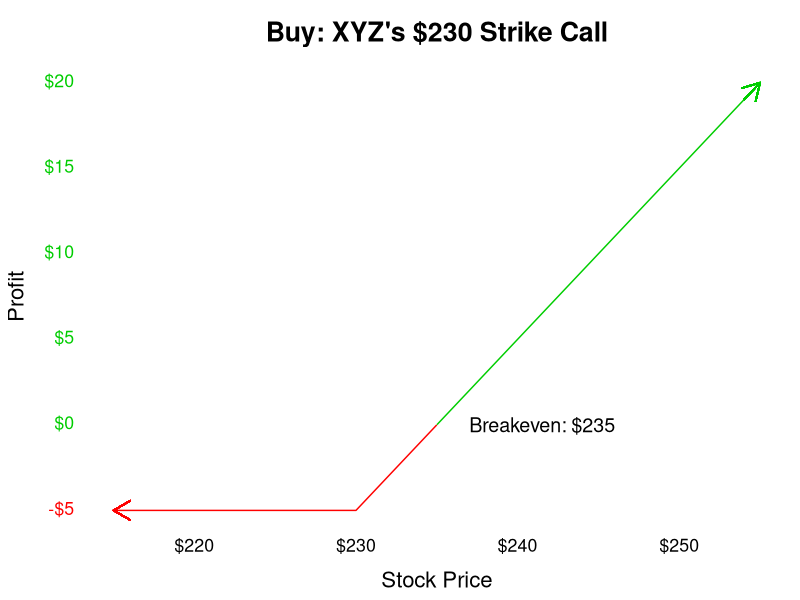

Generate this figure with R: (Note: this script raises an error after producing the figure.)
## ---- chunk 1
knitr::opts_chunk$set(echo = FALSE)

if ( !require("tidyverse") )     { install.packages("tidyverse") };       require(tidyverse)
if ( !require("ggtext") )        { install.packages("ggtext") };          require(ggtext)
if ( !require("htmlwidgets") )   { install.packages("htmlwidgets") };     require(htmlwidgets)
if ( !require("plotly") )        { install.packages("plotly") };          require(plotly)
if ( !require("formattable") )   { install.packages("formattable") };     require(formattable)
if ( !require("kableExtra") )    { install.packages("kableExtra") };      require(kableExtra)

options(kableExtra.html.bsTable = T)
options(kableExtra.auto_format = FALSE)
## ---- chunk 2
plot_bg <- "#FFFFFF" # "#191919"
plot_fg <- "#000000" # #929292"
plot_fg_alt <- "#969696" # ??

save_tables_as_pictures <- TRUE
load_table_pictures <- TRUE
out_width_plot <- "80%"
out_width_table <- "90%"
## ---- chunk 3
options_theme <- function(legend_position="left") {
  theme_classic() + 
  theme(plot.title = element_text(hjust = 0.5, face="bold", 
                                  margin = margin(10, 0, 10, 0),
                                  colour = plot_fg),
        legend.position="none", 
        text = element_text(size=16), 
        panel.border = element_blank(), 
        panel.grid.major = element_blank(),
        panel.grid.minor = element_blank(), 
        panel.background = element_rect(fill = plot_bg, color = plot_bg),
        plot.background = element_rect(fill = plot_bg, color = plot_bg),
        axis.line = element_line(colour = plot_bg),
        axis.title.x = element_text(margin = unit(c(4, 0, 0, 0), "mm"), 
                                    colour = plot_fg),
        axis.title.y = element_text(margin = unit(c(0, 4, 0, 0), "mm"), 
                                    angle = 90),
        axis.text.x = element_text(colour = "black"), 
        axis.ticks = element_blank() )
}


call_payoff <- function(data, main, Call_K, Call_cost, breakeven_offset = 2) {
  ggplot() + 
  geom_line(data = data, aes(Call_x, Call_y, color = Profitable),
            linetype = "solid") +   
  geom_segment(data = data,
               aes(x = min(Call_x), xend = min(Call_x), y = min(Call_y), yend = min(Call_y)), 
               arrow = arrow(length = unit(0.50, "cm"), type = "open"), 
               show.legend = FALSE, col = "red") + 
  geom_segment(data = data,
               aes(x = max(Call_x)-1, xend = max(Call_x), y = max(Call_y)-1, yend = max(Call_y)), 
               arrow = arrow(length = unit(0.50, "cm"), angle = 30, type = "open"), 
               show.legend = FALSE, col = "green3") + 
  geom_segment(aes(x = Call_K+Call_cost, xend = Call_K+Call_cost, 
                   y = 0, yend = 0, color = "Breakeven"), 
               show.legend = FALSE, linetype = "solid") +
  geom_segment(aes(x = Call_K+Call_cost, xend = Call_K+Call_cost, 
                   y = 0, yend = 0, color = "Breakeven"), 
                 show.legend = FALSE, linetype = "solid") +
  annotate(geom = "text", x = Call_K+Call_cost+breakeven_offset, y = 0, color = "black", hjust = 0,
           label = paste0("Breakeven: ",scales::dollar(Call_K + Call_cost)), size = 5 ) + 
  scale_y_continuous(label = scales::dollar) +
  scale_x_continuous(label = scales::dollar) + 
  labs(title = main, x = "Stock Price", y = "Profit") +
  scale_color_manual(values = c("Breakeven" = plot_fg, "Profit" = "green3", "Loss" = "red"),
                     labels = c("", "", ""), guide = "legend") + 
  guides(color = guide_legend(override.aes = list(color = c("white", "white","white"),
                                                  linetype = c("dashed","solid","solid")))) + 
  options_theme()
}

put_payoff <- function(data, main, breakeven_offset = 15) {
  ggplot() + 
  geom_line(data = data, aes(Put_x, Put_y, color = Profitable), 
            linetype = "solid") +
  geom_segment(data = data,
               aes(x = min(Put_x), xend = min(Put_x)-1, y = max(Put_y), yend = max(Put_y)+1), 
               arrow = arrow(length = unit(0.50, "cm"), type = "open"), 
               show.legend = FALSE, col = "green") + 
  geom_segment(data = data,
               aes(x = max(Put_x), xend = max(Put_x), y = min(Put_y), yend = min(Put_y)), 
               arrow = arrow(length = unit(0.50, "cm"), angle = 210, type = "open"), 
               show.legend = FALSE, col = "red") + 
  annotate(geom = "text", x = Put_K-Put_cost-breakeven_offset, y = 0, color = "black", hjust = 0,
           label = paste0("Breakeven: ",scales::dollar(Put_K-Put_cost)), size = 5 ) + 
  scale_y_continuous(label = scales::dollar) +
  scale_x_continuous(label = scales::dollar) + 
  labs(title = main,
       x = "Stock Price",
       y = "Profit") +
  scale_color_manual(values = c("Breakeven" = plot_fg, "Profit" = "green3", "Loss" = "red"),
                     labels = c("", "", ""), guide = "legend") + 
  guides(color = guide_legend(override.aes = list(color = c("white", "white","white"),
                                                  linetype = c("dashed","solid","solid")))) + 
  options_theme(legend_position="right")
}
## ---- chunk 4
at_least_number <- function(x,number) {
  ifelse( typeof(x) == "character", 
          return( as.numeric(gsub('\\(','-',gsub('[)$,]', '', x))) >= number ),
          return( x >= number) )
}

remove_negative_zeros <- function(x) { (x[which(-1e-4 < x & x < 1e-4)] = 0); return(x) }
## ---- chunk 5
Call_cost <- 5; Put_cost <- 5
Call_K <- 230; Put_K <- 180
Current_price <- 200
Future_price <- 240
## ---- chunk 6
Call_cost <- 5
Call_K <- 230
x_min <- 215; x_max = 255

Call_Payoff_XYZ_230 <- tibble( "Call_x" = seq(from = x_min, to = x_max, by = 0.01),
                               "Call_y" = -Call_cost + (Call_x > Call_K)*(Call_x-Call_K),
                               "Profitable" = ifelse(-Call_cost + (Call_x > Call_K)*(Call_x-Call_K) > 0, 
                                                      "Profit","Loss") )

temp <- call_payoff(data = Call_Payoff_XYZ_230, Call_K = Call_K, Call_cost = Call_cost,
                    main = "Buy: XYZ's $230 Strike Call")
y_axis_labels <- na.omit( ggplot_build(temp)$layout$panel_params[[1]]$y$get_labels() )
tick_color <- ifelse( as.numeric(gsub('\\(','-',gsub('[)$,]', '', y_axis_labels))) < 0,
                      "red", "green3" )
temp + theme( axis.text.y = element_markdown(colour = tick_color) ); rm(temp)
# ggplotly(call_payoff(data = Call_Payoff_XYZ_230, Call_K = Call_K, Call_cost = Call_cost,
#                      main = "Buy: Company XYZ's $230 Strike Call")) %>%
#  style(hovertemplate = paste('<b>Share Price</b>: $%{x:.2f}',
#                              '<br><b>Profit Per Share</b>: $%{y:.2f}'))
## ---- chunk 7
Call_cost <- 5; Put_cost <- 5
Call_K <- 230; Put_K <- 180
Future_price <- 150
## ---- chunk 8
Put_cost <- 5
Put_K <- 180
x_min <- 150; x_max = 200

Put_Payoff_XYZ_180 <- tibble( "Put_x" = seq(from = x_min, to = x_max, by = 0.01),
                           "Put_y" = -Put_cost - (Put_x < Put_K) * (Put_x - Put_K),
                           "Profitable" = ifelse(-Put_cost - (Put_x < Put_K) * (Put_x - Put_K) > 0,
                                                 "Profit", "Loss") )

temp <- put_payoff(data = Put_Payoff_XYZ_180, main = "Buy: XYZ's $180 Put")
y_axis_labels <- na.omit( ggplot_build(temp)$layout$panel_params[[1]]$y$get_labels() )
tick_color <- ifelse( as.numeric(gsub('\\(','-',gsub('[)$,]', '', y_axis_labels))) < 0,
                      "red", "green3" )
temp + theme( axis.text.y = element_markdown(colour = tick_color) ); rm(temp)
## ---- chunk 9
Current_price <- 205.44
Call_K <- 205
Put_K <- 205
Call_cost <- 6.84
Put_cost <- 6.10
## ---- chunk 10
Call_cost <- 6.84; Call_K <- 205
Current_price <- 205.44
x_min = 185; x_max = 235

Call_Payoff_Apple_205 <- tibble( "Call_x" = seq(from = x_min, to = x_max, by = 0.01),
                              "Call_y" = -Call_cost + (Call_x > Call_K)*(Call_x-Call_K),
                              "Profitable" = ifelse(-Call_cost + (Call_x > Call_K)*(Call_x-Call_K) > 0, 
                                                    "Profit","Loss") )

temp <- call_payoff(data = Call_Payoff_Apple_205, Call_K = Call_K, Call_cost = Call_cost,
                    main = "Buy: Apple's $205 Strike Call")
y_axis_labels <- na.omit( ggplot_build(temp)$layout$panel_params[[1]]$y$get_labels() )
tick_color <- ifelse( as.numeric(gsub('\\(','-',gsub('[)$,]', '', y_axis_labels))) < 0,
                      "red", "green3" )
temp + theme( axis.text.y = element_markdown(colour = tick_color) ); rm(temp)

## ---- chunk 11
Apple_Current_Price <- 205.44
Apple_Call_K <- 205
Apple_Call_Cost <- 6.84
Apple_Stock_Prices <- c( 150, 180, 184.90, 198.90, 
                         211.84, 218.68, 225.98, 240 )

Apple_Shares_Percent_Return <- remove_negative_zeros(
  (Apple_Stock_Prices - Apple_Current_Price) / Apple_Current_Price )
Apple_Shares_Dollar_Return <- remove_negative_zeros( 
  100 * (Apple_Stock_Prices - Apple_Current_Price) )
Apple_Calls_Percent_Return <- remove_negative_zeros( 
  ( pmax( 0, (Apple_Stock_Prices - Apple_Call_K ) ) - Apple_Call_Cost ) / Apple_Call_Cost )
Apple_Calls_Dollar_Return <- remove_negative_zeros(
  100  * ( pmax( 0, (Apple_Stock_Prices - Apple_Call_K ) ) - Apple_Call_Cost ) )
  
Apple_Call_Table <- tibble( "Stock Price" = currency(Apple_Stock_Prices),
                            "Percent Return " = percent(Apple_Shares_Percent_Return),
                            "Dollar Return " = scales::dollar(Apple_Shares_Dollar_Return,
                                                              negative_parens = TRUE), 
                            " Percent Return" = percent(Apple_Calls_Percent_Return),
                            " Dollar Return" =  scales::dollar(Apple_Calls_Dollar_Return,
                                                               negative_parens = TRUE), 
                            "Calls/Shares" = sign(Apple_Calls_Dollar_Return) * 
                               percent( Apple_Calls_Dollar_Return / Apple_Shares_Dollar_Return ) )

Apple_Call_Table <- Apple_Call_Table %>% 
  mutate_if(c(FALSE,rep(TRUE,dim(Apple_Call_Table)[2]-1)), 
              ~cell_spec(.x, color = ifelse( at_least_number(.x,0), "green"," red"))) %>%
  knitr::kable(booktabs = TRUE, escape = FALSE, label = NULL, 
               caption = "Returns: 100 Shares vs. 1 Call") %>% 
  kable_styling(bootstrap_options = c("bordered", "condensed", "responsive"),
                full_width = FALSE ) %>%
  add_header_above(c("Stock" = 1, "Own 100 Shares" = 2, 
                     "Own 1 Call" = 2, "Relative Return" = 1) ) 
## ---- chunk 12
if (save_tables_as_pictures) { save_kable(Apple_Call_Table, zoom = 2.5,
                                          file="img/02_Apple_Call_Table.png") }
if (load_table_pictures) { knitr::include_graphics(path="img/02_Apple_Call_Table.png") }
## ---- chunk 13
Put_Cost <- 6.10; Put_K <- 205
Apple_Put_Cost <- Put_Cost; Apple_Put_K <- Put_K
x_min = 180; x_max = 230
Put_x <- seq(from = 180, to = 230, by = 1)
Put_y <- -Put_cost - (Put_x < Put_K) * (Put_x - Put_K)
  
Put_Payoff_Apple_205 <- tibble( "Put_x" = seq(from = x_min, to = x_max, by = 0.01),
                                "Put_y" = -Put_cost - (Put_x < Put_K) * (Put_x - Put_K),
                                "Profitable" = ifelse(-Put_cost - (Put_x < Put_K) * (Put_x - Put_K) > 0,
                                                      "Profit", "Loss") )

temp <- put_payoff(data = Put_Payoff_Apple_205, main = "Buy: Apple's $205 Strike Put")
y_axis_labels <- na.omit( ggplot_build(temp)$layout$panel_params[[1]]$y$get_labels() )
tick_color <- ifelse( as.numeric(gsub('\\(','-',gsub('[)$,]', '', y_axis_labels))) < 0,
                      "red", "green3" )
temp + theme( axis.text.y = element_markdown(colour = tick_color) ); rm(temp)
## ---- chunk 14
Apple_Current_Price <- 205.44
Apple_Put_K <- 205
Apple_Put_Cost <- 6.10

Apple_Stock_Prices <- remove_negative_zeros( c( 150, 180, 184.90, 198.90, 211.84, 218.68, 225.98, 240 ) )
Apple_Shares_Percent_Return <- 
  remove_negative_zeros( (Apple_Stock_Prices - Apple_Current_Price) / Apple_Current_Price )
Apple_Shares_Dollar_Return <- remove_negative_zeros( 100 * (Apple_Stock_Prices - Apple_Current_Price) )
Apple_Puts_Percent_Return <- 
  remove_negative_zeros( ( pmax( 0, (Apple_Put_K - Apple_Stock_Prices) ) - Apple_Put_Cost ) / Apple_Put_Cost )
Apple_Puts_Dollar_Return <- 
  remove_negative_zeros( 100 * ( pmax( 0, (Apple_Put_K - Apple_Stock_Prices ) ) - Apple_Put_Cost ) )

Apple_Put_Table <- tibble( "Stock Price" = currency(Apple_Stock_Prices),
                           "Percent Return " = percent(Apple_Shares_Percent_Return),
                           "Dollar Return " = scales::dollar(Apple_Shares_Dollar_Return, 
                                                             negative_parens = TRUE), 
                           " Percent Return" = percent(Apple_Puts_Percent_Return),
                           " Dollar Return" =  scales::dollar(Apple_Puts_Dollar_Return, 
                                                              negative_parens = TRUE), 
                           "Puts/Shares" = sign(Apple_Puts_Dollar_Return) * 
                             percent(remove_negative_zeros ( Apple_Puts_Dollar_Return /
                                                               Apple_Shares_Dollar_Return ) ) )

Apple_Put_Table <- Apple_Put_Table %>% 
  mutate_if(c(FALSE,rep(TRUE,dim(Apple_Put_Table)[2]-1)), 
              ~cell_spec(.x, color = ifelse( at_least_number(.x,0), "green"," red"))) %>%
  knitr::kable(booktabs = TRUE, escape = FALSE,
               caption = "Returns: 100 Shares vs. 1 Put") %>% 
  kable_styling(bootstrap_options = c("bordered", "condensed", "responsive"),
                full_width = FALSE ) %>%
  add_header_above(c("Stock" = 1, "Own 100 Shares" = 2, 
                     "Own 1 Put" = 2, "Relative Return" = 1) )
## ---- chunk 15
if (save_tables_as_pictures) { save_kable(Apple_Put_Table, zoom = 2.5,
                                          file = "img/02_Apple_Put_Table.png") }
if (load_table_pictures) { knitr::include_graphics(path="img/02_Apple_Put_Table.png") }
## ---- chunk 16
Apple_Prices_K <- c(145, 180, 205, 230)
Apple_Call_Costs <- c(78.45, 44.85, 23.63, 8.50)
Apple_Put_Costs <- c(0.32, 1.69, 5.45, 15.30)

Apple_Current_Price <- 222.76
Apple_Future_Prices <- c(150, 200, 220, 245, 300)
## ---- chunk 17
Apple_Different_Strikes <- tibble( "Strike Prices" = currency(Apple_Prices_K),
                                   "1 Call" = currency(Apple_Call_Costs),
                                   "1 Put" = currency(Apple_Put_Costs) ) 

Apple_Different_Strikes <- knitr::kable(Apple_Different_Strikes, 
             caption = "Cost on Sept. 11, 2019") %>%
kable_styling( bootstrap_options = c("bordered", "condensed", "responsive"),
               full_width = FALSE )
## ---- chunk 18
if (save_tables_as_pictures) { save_kable(Apple_Different_Strikes, zoom = 2.5,
                                          file = "img/02_Apple_Different_Strikes.png") }
if (load_table_pictures) { knitr::include_graphics(path="img/02_Apple_Call_Table.png") }
## ---- chunk 19
Apple_Different_Strikes_Call_Payoff <- tibble( "Share Price" = scales::dollar(Apple_Future_Prices),
      "100 Shares" = scales::dollar(100 * (Apple_Future_Prices - Apple_Current_Price),
                                    negative_parens = TRUE), 
      "1 $145 Strike Call" = scales::dollar( 100 * ( 
        pmax( 0, Apple_Future_Prices - Apple_Prices_K[1] ) - Apple_Call_Costs[1] ), 
        negative_parens = TRUE ),
      "1 $180 Strike Call" = scales::dollar( 100 * ( 
        pmax(0, Apple_Future_Prices - Apple_Prices_K[2] ) - Apple_Call_Costs[2] ), 
        negative_parens = TRUE ),
      "1 $205 Strike Call" = scales::dollar( 100 * ( 
        pmax( 0, Apple_Future_Prices - Apple_Prices_K[3] ) - Apple_Call_Costs[3] ), 
        negative_parens = TRUE ),
      "1 $230 Strike Call" = scales::dollar( 100 * ( 
        pmax( 0, Apple_Future_Prices - Apple_Prices_K[4] ) - Apple_Call_Costs[4] ), 
        negative_parens = TRUE ) )

Apple_Different_Strikes_Call_Payoff <- Apple_Different_Strikes_Call_Payoff %>% 
  mutate_if(c(FALSE,rep(TRUE,dim(Apple_Different_Strikes_Call_Payoff)[2]-1)), 
              ~cell_spec(.x, color = ifelse( at_least_number(.x,0), "green"," red"))) %>%
  knitr::kable(booktabs = TRUE, escape = FALSE,
               caption = "Dollar Return if Held to Expiry") %>% 
  kable_styling(bootstrap_options = c("bordered", "condensed", "responsive"),
                full_width = FALSE ) 
## ---- chunk 20
if (save_tables_as_pictures) { save_kable(Apple_Different_Strikes_Call_Payoff, zoom = 2.5,
                                          file = "img/02_Apple_Different_Strikes_Call_Payoff_Table.png") }
if (load_table_pictures) {knitr::include_graphics(path="img/02_Apple_Different_Strikes_Call_Payoff_Table.png")}
## ---- chunk 21
Call_cost <- Apple_Call_Costs[3]
Call_K <- Apple_Prices_K[3]
x_min <- 180; x_max = 280

Call_Payoff_Apple_205 <- tibble( "Call_x" = seq(from = x_min, to = x_max, by = 0.01),
                                 "Call_y" = -Call_cost + (Call_x > Call_K) * (Call_x - Call_K),
                                 "Profitable" = ifelse(-Call_cost + (Call_x > Call_K)*(Call_x-Call_K) > 0, 
                                                       "Profit","Loss") )

temp <- call_payoff(data = Call_Payoff_Apple_205, Call_K = Call_K, Call_cost = Call_cost,
                    main = "Buy: Apple's $205 Strike Call")
y_axis_labels <- na.omit( ggplot_build(temp)$layout$panel_params[[1]]$y$get_labels() )
tick_color <- ifelse( as.numeric(gsub('\\(','-',gsub('[)$,]', '', y_axis_labels))) < 0,
                      "red", "green3" )
temp + theme( axis.text.y = element_markdown(colour = tick_color) ); rm(temp)
## ---- chunk 22
Apple_Future_Prices <- c(150, 200, 220, 245, 300)
Apple_Current_Price <- 222.76
Apple_Future_Returns <-  Apple_Future_Prices - Apple_Current_Price

Apple_Different_Strikes_Call_Relative_Payoff <- tibble( "Share Price" = currency(Apple_Future_Prices),
      "100 Shares" = percent( sign(Apple_Future_Returns) ), 
      "1 $145 Strike Call" = percent( sign(Apple_Future_Returns) / Apple_Future_Returns * 
                                        ( pmax( 0, (Apple_Future_Prices - 145 ) ) - 78.45 ) ),
      "1 $180 Strike Call" = percent( sign(Apple_Future_Returns) / Apple_Future_Returns * 
                                        ( pmax( 0, (Apple_Future_Prices - 180 ) ) - 44.85 ) ),
      "1 $205 Strike Call" = percent( sign(Apple_Future_Returns) / Apple_Future_Returns * 
                                        ( pmax( 0, (Apple_Future_Prices - 205 ) ) - 23.63 ) ), 
      "1 $230 Strike Call" = percent( sign(Apple_Future_Returns) / Apple_Future_Returns * 
                                        ( pmax( 0, (Apple_Future_Prices - 230 ) ) - 8.50 ) ) )

Apple_Different_Strikes_Call_Relative_Payoff <- Apple_Different_Strikes_Call_Relative_Payoff %>%
  mutate_if(c(FALSE,rep(TRUE,dim(Apple_Different_Strikes_Call_Relative_Payoff)[2]-1)), 
              ~cell_spec(.x, color = ifelse( at_least_number(.x,0), "green"," red"))) %>%
  knitr::kable(booktabs = TRUE, escape = FALSE,
               caption = "Relative Return if Held to Expiry") %>% 
  kable_styling(bootstrap_options = c("bordered", "condensed", "responsive"),
                full_width = FALSE ) 
## ---- chunk 23
if (save_tables_as_pictures) { save_kable(Apple_Different_Strikes_Call_Relative_Payoff, zoom = 2.5,
                                          file="img/02_Apple_Different_Strikes_Call_Relative_Payoff_Table.png") }
if (load_table_pictures) {knitr::include_graphics(path="img/02_Apple_Different_Strikes_Call_Relative_Payoff_Table.png")}
